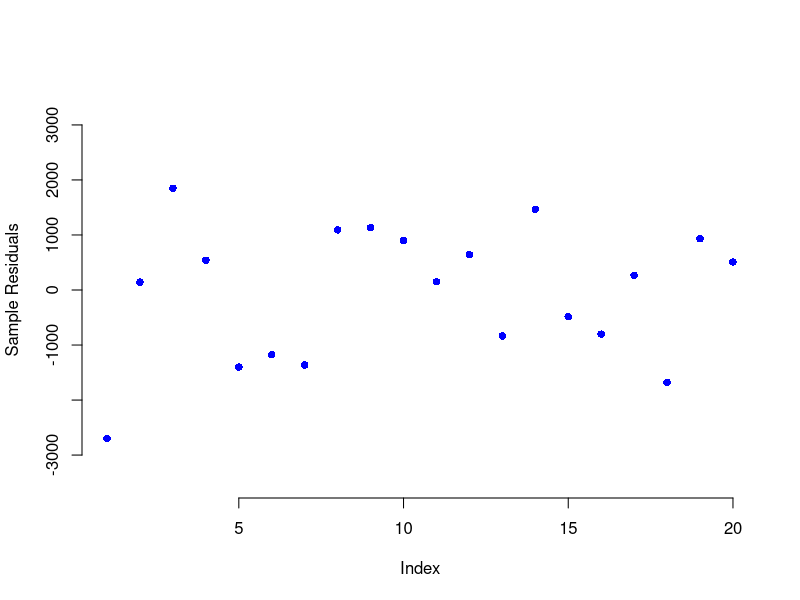

The R source for this figure:
# Multiple Regression
## Last updated: September 18, 2018


library(tidyverse)
library(forecast)
library(leaps)


  ## Regression using ToyotaCorolla data
car.df <- read.csv("ToyotaCorolla.csv")

  ### Use first 1000 rows of data
car.df <- car.df[1:1000, ]

  ### Select variables for regression
selected.var <- c(3, 4, 7, 8, 9, 10, 12, 13, 14, 17, 18)

  ### Partitioning Data
set.seed(1)  # set seed for reproducing the partition
train.index <- sample(c(1:1000), 600)  
train.df <- car.df[train.index, selected.var]
valid.df <- car.df[-train.index, selected.var]

  ### Run regression
car.lm <- lm(Price ~ ., data = train.df)

options(scipen = 999)
summary(car.lm)



  ### Generate predictions
car.lm.pred <- predict(car.lm, valid.df)

some.residuals <- valid.df$Price[1:20] - car.lm.pred[1:20]

plot(some.residuals, type = "p", pch = 16,
     col = "blue1",
     ylab = "Sample Residuals", 
     ylim = c(-3500, 3500), bty = "n"
     )



data.frame("Predicted" = car.lm.pred[1:20], "Actual" = valid.df$Price[1:20],
           "Residual" = some.residuals)

  ### Accuracy measures
accuracy(car.lm.pred, valid.df$Price)





  ### Exhaustive Search
search <- regsubsets(Price ~ ., data = train.df, nbest = 1, nvmax = dim(train.df)[2],
                     method = "exhaustive")
sum <- summary(search)


# show models
sum$which

# show metrics
sum$rsq
sum$adjr2
sum$cp



  ### Backward Selection

car.lm.step1 <- step(car.lm, direction = "backward")
summary(car.lm.step1)  # Which variables were dropped?
car.lm.step1.pred <- predict(car.lm.step1, valid.df)
accuracy(car.lm.step1.pred, valid.df$Price)

  ### Foward Selection
    # create model with no predictors
car.lm.null <- lm(Price~1, data = train.df)
    # use step() to run forward regression.
car.lm.step2 <- step(car.lm.null, scope=list(lower=car.lm.null, upper=car.lm), direction = "forward")
summary(car.lm.step2)  # Which variables were added?
car.lm.step2.pred <- predict(car.lm.step2, valid.df)
accuracy(car.lm.step2.pred, valid.df$Price)

  ### Stepwise Regression
car.lm.step3 <- step(car.lm, direction = "both")
summary(car.lm.step3)  # Which variables were dropped/added?
car.lm.step3.pred <- predict(car.lm.step3, valid.df)
accuracy(car.lm.step3.pred, valid.df$Price)
